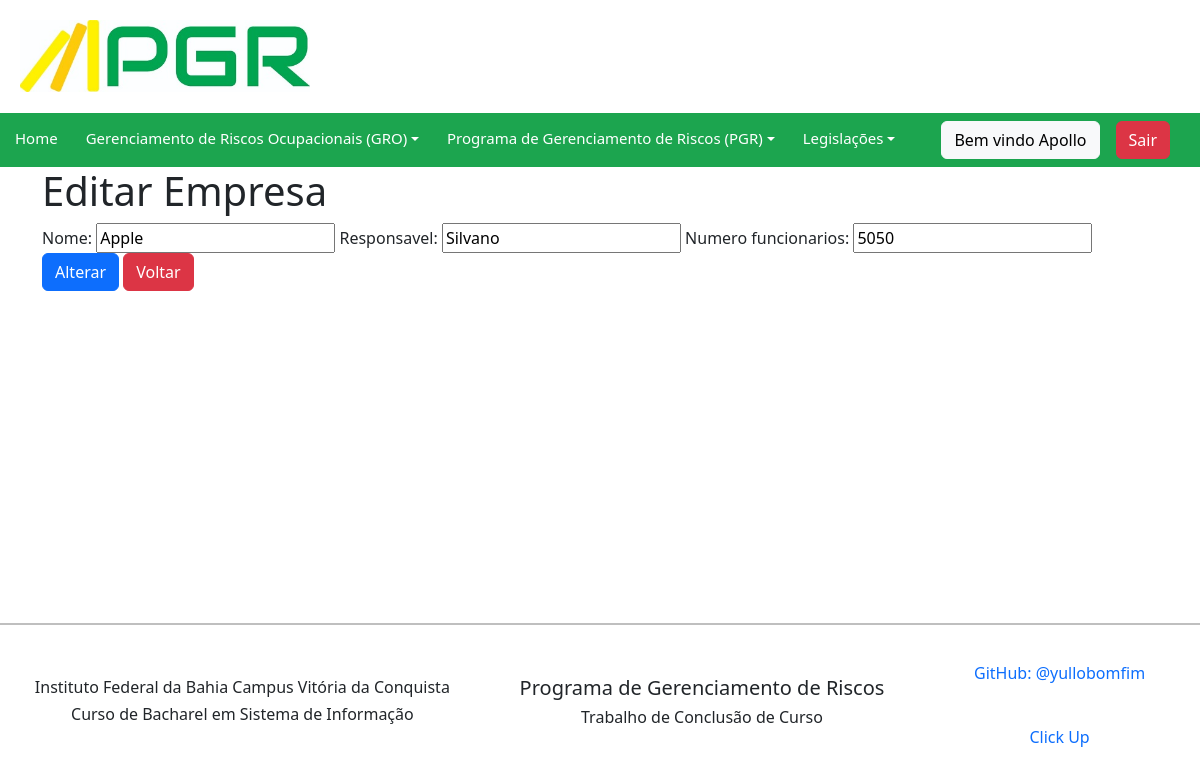
Screenshot of /empresa/update/4/ (signed in) with the database file from the repository.
### pgr/models.py (models this page shows, shortened)
class Empresa(models.Model):
    nome = models.CharField(max_length=100)
    responsavel = models.CharField(max_length=100)
    numero_funcionarios = models.IntegerField()
    class Meta:
        verbose_name = "empresa"
        verbose_name_plural = "empresas"
        ordering = ['nome']

### pgr/views.py (the view)
# urls.py: path('empresa/update/<int:pk>/', EmpresaUpdateView.as_view(), name='empresa_update'),
class EmpresaUpdateView(LoginRequiredMixin, UpdateView):
    login_url = reverse_lazy('login')
    model = Empresa
    form_class = EmpresaForm
    template_name = 'empresa_update.html'
    success_url = reverse_lazy('empresa_list')

### pgr/forms.py
class EmpresaForm(ModelForm):
    class Meta:
        model= Empresa
        fields = '__all__'

### pgr/templates/empresa_update.html (shortened to what this page needs)
{% extends 'base.html' %}
{% load bootstrap %}
{% block content %}
<div class="container">
  <h1>Editar Empresa</h1>
  <form method="post">
    {{ form|bootstrap }}
    <button class="btn btn-primary" type="submit">Alterar</button>
    <a class="btn btn-danger" href="/empresa/">Voltar</a>
  </form>
</div>
{% endblock %}

### pgr/templates/includes/navbar.html (shortened to what this page needs)
<nav class="navbar navbar-expand-lg navbar-light" style="background-color: #1ca54f;">
    <ul class="navbar-nav nav-text me-auto mb-2 mb-lg-0">
        <li class="nav-item">
            <a class="nav-link" href="{% url 'home'%}" >Home</a>
        </li>
        {% if user.is_authenticated %}
        <li class="nav-item dropdown dmenu">
            <a class="nav-link dropdown-toggle" href="#" id="navbardrop" data-toggle="dropdown">Gerenciamento de Riscos Ocupacionais (GRO)</a>
        </li>
        <li class="nav-item dropdown dmenu">
            <a class="nav-link dropdown-toggle" href="#" id="navbardrop" data-toggle="dropdown">Programa de Gerenciamento de Riscos (PGR)</a>
        </li>
        {% endif %}
        <li class="nav-item">
            <li class="nav-item dropdown dmenu">
            <a class="nav-link dropdown-toggle" href="#" id="navbardrop" data-toggle="dropdown">Legislações</a>
        </li>
    </ul>
        <div class="d-flex gap-3 align-items-center" style="margin-right: 30px">
            {% if user.is_authenticated %}
                <span class="btn btn-light">Bem vindo {{request.user|title}}</span>
                <a class="btn btn-danger" href="{% url 'logout' %}">Sair</a>
            {% endif %}
        </div>
</nav>

### pgr/static/css/pgr.css (style rules this page uses)
.navbar-light .navbar-nav .nav-link { display: block; color: #fff; padding-left: 15px; padding-top: 5px; font-size: 15px; margin-right: 5px; text-decoration: none; transition: color 0.3s ease-in-out, background-color 0.3s ease-in-out; }
.container { min-height: inherit; margin: auto; justify-content: center; align-items: center; }

### rows the page displays
Empresa: nome "Apple", responsavel "Silvano", numero_funcionarios "5050"

### other values shown
{{ request.user|title }} "Apollo"
